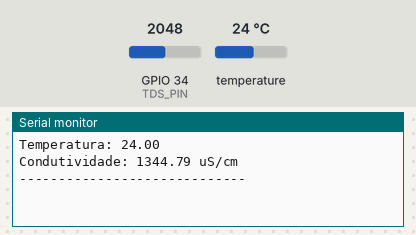
The sketch below on a simulated ESP32. Shown: the last lines printed to the serial monitor. The test bench sets the inputs (shaded band); at power-on: temperature 24 °C, GPIO 34 (TDS_PIN) = 2048.

Above: at 1.5 s.
1.6 s: temperature set to 12 °C
At 2.83 s:
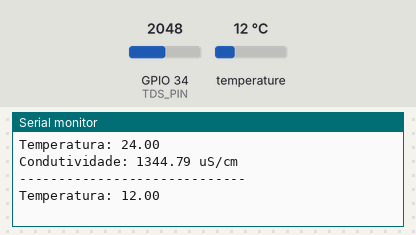
3.1 s: GPIO 34 (TDS_PIN) set to 2866
At 3.8 s:
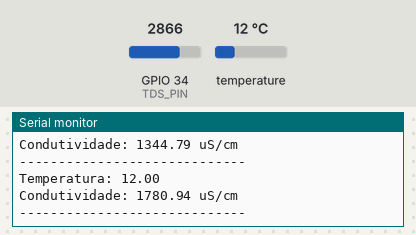
4.6 s: temperature set to 19 °C
At 5.2 s:
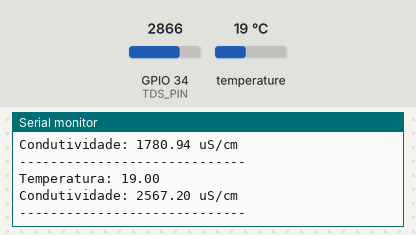
6.1 s: GPIO 34 (TDS_PIN) set to 3603
At 7.3 s:
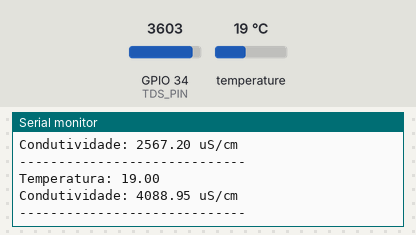
Timing chart, 0 to 8.6 s (numbered marks = the images above; inputs shaded):
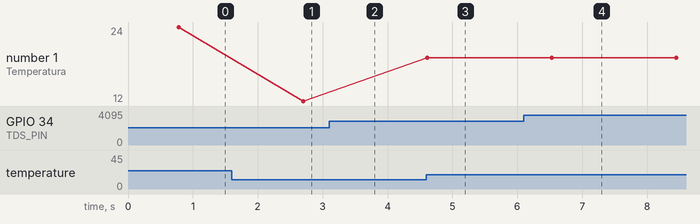

The sketch:

sketch_nov21a.ino
```cpp
#include <OneWire.h>
#include <DallasTemperature.h>

#define ONE_WIRE_BUS 4     // sensor de temperatura
#define TDS_PIN 34         // sensor TDS/condutividade

OneWire oneWire(ONE_WIRE_BUS);
DallasTemperature sensors(&oneWire);

float temperatura = 25.0;  // temperatura base

void setup() {
  Serial.begin(9600);
  sensors.begin();
}

void loop() {

  tempzinha();
  cuzin();

  Serial.println("-----------------------------");
  delay(1000);
}

void tempzinha() {
  sensors.requestTemperatures();
  float t = sensors.getTempCByIndex(0);
  if (t > -100) temperatura = t;

  Serial.print("Temperatura: ");
  Serial.println(temperatura);
}

void cuzin() {

  //fica girando 30x igual piru maluco
  int soma = 0;
  for (int i = 0; i < 30; i++) {
    soma += analogRead(TDS_PIN);
    delay(5);
  }

  float media = soma / 30.0;

  // vira tesão
  float voltagem = media * (3.3 / 4095.0);


  float ec = (133.42 * voltagem * voltagem * voltagem
            - 255.86 * voltagem * voltagem
            + 857.39 * voltagem);  // coloca em µS/cm

  // arruma com a temp
  float ecComp = ec / (1 + 0.02 * (temperatura - 25.0));

  Serial.print("Condutividade: ");
  Serial.print(ecComp);
  Serial.println(" uS/cm");
}
```

Measured:
- after the input at 1.6 s, the serial monitor: prints a new line after 1.1 s (image 1)
- after the input at 4.6 s, the serial monitor: prints a new line at once (image 3)
- after the input at 6.1 s, the serial monitor: prints a new line after 0.59 s (image 4)
- plotted number 1: 24 → 12 after the input at 1.6 s, 12 → 19 after the input at 4.6 s
